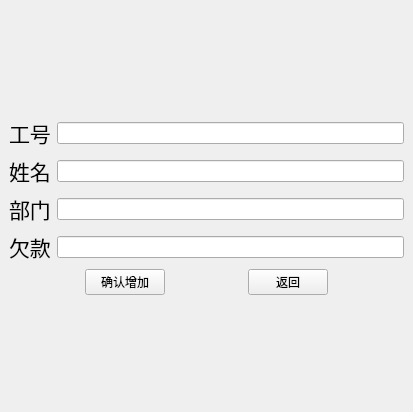
<?xml version="1.0" encoding="UTF-8"?>
<ui version="4.0">
 <class>changeText</class>
 <widget class="QMainWindow" name="changeText">
  <property name="geometry">
   <rect>
    <x>0</x>
    <y>0</y>
    <width>413</width>
    <height>412</height>
   </rect>
  </property>
  <property name="windowTitle">
   <string>MainWindow</string>
  </property>
  <widget class="QWidget" name="centralwidget">
   <layout class="QVBoxLayout" name="verticalLayout_3">
    <item>
     <layout class="QVBoxLayout" name="verticalLayout_2">
      <item>
       <layout class="QVBoxLayout" name="verticalLayout">
        <item>
         <layout class="QHBoxLayout" name="horizontalLayout">
          <item>
           <widget class="QLabel" name="label">
            <property name="text">
             <string>&lt;html&gt;&lt;head/&gt;&lt;body&gt;&lt;p&gt;&lt;span style=&quot; font-size:16pt;&quot;&gt;工号&lt;/span&gt;&lt;/p&gt;&lt;/body&gt;&lt;/html&gt;</string>
            </property>
           </widget>
          </item>
          <item>
           <widget class="QLineEdit" name="workerNumberEditLine"/>
          </item>
         </layout>
        </item>
        <item>
         <layout class="QHBoxLayout" name="horizontalLayout_2">
          <item>
           <widget class="QLabel" name="label_2">
            <property name="text">
             <string>&lt;html&gt;&lt;head/&gt;&lt;body&gt;&lt;p&gt;&lt;span style=&quot; font-size:16pt;&quot;&gt;姓名&lt;/span&gt;&lt;/p&gt;&lt;/body&gt;&lt;/html&gt;</string>
            </property>
           </widget>
          </item>
          <item>
           <widget class="QLineEdit" name="workerName"/>
          </item>
         </layout>
        </item>
        <item>
         <layout class="QHBoxLayout" name="horizontalLayout_3">
          <item>
           <widget class="QLabel" name="label_4">
            <property name="text">
             <string>&lt;html&gt;&lt;head/&gt;&lt;body&gt;&lt;p&gt;&lt;span style=&quot; font-size:16pt;&quot;&gt;部门&lt;/span&gt;&lt;/p&gt;&lt;/body&gt;&lt;/html&gt;</string>
            </property>
           </widget>
          </item>
          <item>
           <widget class="QLineEdit" name="sectionEditLine"/>
          </item>
         </layout>
        </item>
        <item>
         <layout class="QHBoxLayout" name="horizontalLayout_4">
          <item>
           <widget class="QLabel" name="label_3">
            <property name="text">
             <string>&lt;html&gt;&lt;head/&gt;&lt;body&gt;&lt;p&gt;&lt;span style=&quot; font-size:16pt;&quot;&gt;欠款&lt;/span&gt;&lt;/p&gt;&lt;/body&gt;&lt;/html&gt;</string>
            </property>
           </widget>
          </item>
          <item>
           <widget class="QLineEdit" name="moneyEditLine"/>
          </item>
         </layout>
        </item>
       </layout>
      </item>
      <item>
       <layout class="QHBoxLayout" name="horizontalLayout_5">
        <item>
         <spacer name="horizontalSpacer">
          <property name="orientation">
           <enum>Qt::Horizontal</enum>
          </property>
          <property name="sizeHint" stdset="0">
           <size>
            <width>40</width>
            <height>20</height>
           </size>
          </property>
         </spacer>
        </item>
        <item>
         <widget class="QPushButton" name="comfirmBtn">
          <property name="text">
           <string>确认增加</string>
          </property>
         </widget>
        </item>
        <item>
         <spacer name="horizontalSpacer_2">
          <property name="orientation">
           <enum>Qt::Horizontal</enum>
          </property>
          <property name="sizeHint" stdset="0">
           <size>
            <width>40</width>
            <height>20</height>
           </size>
          </property>
         </spacer>
        </item>
        <item>
         <widget class="QPushButton" name="quitBtn">
          <property name="text">
           <string>返回</string>
          </property>
         </widget>
        </item>
        <item>
         <spacer name="horizontalSpacer_3">
          <property name="orientation">
           <enum>Qt::Horizontal</enum>
          </property>
          <property name="sizeHint" stdset="0">
           <size>
            <width>40</width>
            <height>20</height>
           </size>
          </property>
         </spacer>
        </item>
       </layout>
      </item>
     </layout>
    </item>
   </layout>
  </widget>
 </widget>
 <resources/>
 <connections>
  <connection>
   <sender>quitBtn</sender>
   <signal>clicked()</signal>
   <receiver>changeText</receiver>
   <slot>close()</slot>
   <hints>
    <hint type="sourcelabel">
     <x>298</x>
     <y>313</y>
    </hint>
    <hint type="destinationlabel">
     <x>350</x>
     <y>397</y>
    </hint>
   </hints>
  </connection>
 </connections>
</ui>
